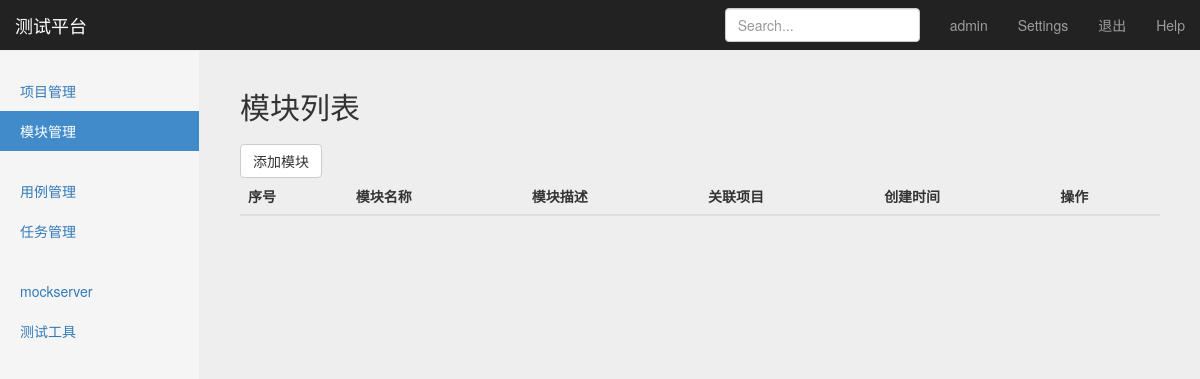
Page /manage/module_manage/ (signed in) on the earlier database version.
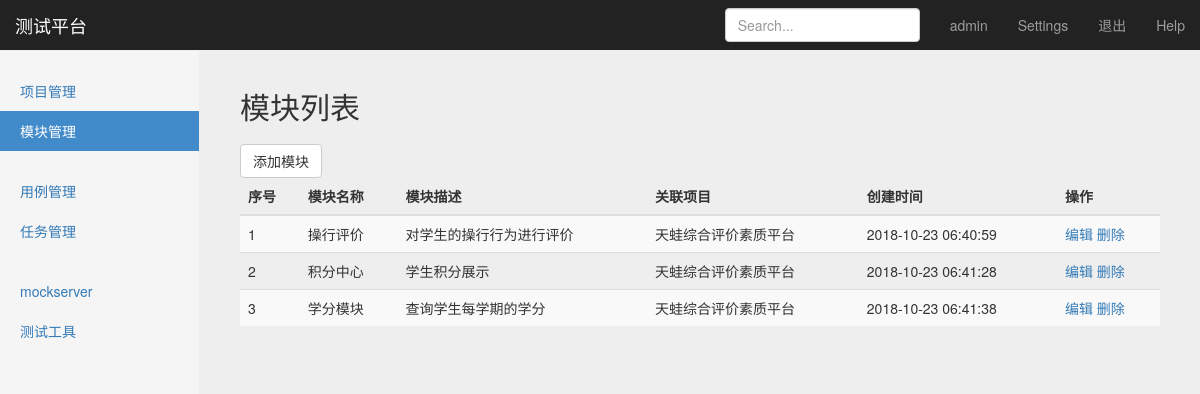
Same page on the later database version.
### project_app/models.py (models this page shows, shortened)
class Module(models.Model):
    name = models.CharField("模块名称", blank=False, max_length=1000)
    desc = models.CharField("模块描述", blank=True, max_length=5000)
    project_name = models.ForeignKey(Project, blank=False, null=False, on_delete=models.CASCADE)
    create_time = models.DateTimeField("创建时间", auto_now_add=True)

class Project(models.Model):
    name = models.CharField("项目名称", blank=False,max_length=1000)
    desc = models.CharField("项目描述",blank=True, max_length=5000)
    status = models.BooleanField("项目状态", default=True)
    create_time = models.DateTimeField("创建时间", auto_now_add=True)
    def __str__(self):
        return self.name

### project_app/views/module_views.py (the view)
# urls.py: path('module_manage/', module_views.module_manage),
@login_required #判断用户是否已经登录，如果未登录，在浏览器中直接输入project_manage的地址，不让访问
def module_manage(request):
    module_list = Module.objects.all()
    username = request.session.get('user1', '')
    return render(request, "module_manage.html", {"user": username, "modules": module_list, "type": 'list'})

### templates/module_manage.html (shortened to what this page needs)
{% extends "base.html" %}
{% block content %}
    <nav class="navbar navbar-inverse navbar-fixed-top">
      <div class="container-fluid">
        <div class="navbar-header">
          <a class="navbar-brand" href="#">测试平台</a>
        </div>
        <div id="navbar" class="navbar-collapse collapse">
          <ul class="nav navbar-nav navbar-right">
            <li><a href="#">{{ user }}</a></li>
            <li><a href="#">Settings</a></li>
            <li><a href="/logout/">退出</a></li>
            <li><a href="#">Help</a></li>
          </ul>
          <form class="navbar-form navbar-right">
            <input type="text" class="form-control" placeholder="Search...">
          </form>
        </div>
      </div>
    </nav>
    <div class="container-fluid">
      <div class="row">
        <div class="col-sm-3 col-md-2 sidebar">
          <ul class="nav nav-sidebar">
            <li><a href="/manage/project_manage/">项目管理</a></li>
              <li class="active"><a href="#">模块管理</a></li>
          </ul>
          <ul class="nav nav-sidebar">
            <li><a href="">用例管理</a></li>
            <li><a href="">任务管理</a></li>
          </ul>
          <ul class="nav nav-sidebar">
            <li><a href="">mockserver</a></li>
            <li><a href="">测试工具</a></li>
          </ul>
        </div>
        {% if type == 'list' %}
        <div class="col-sm-9 col-sm-offset-3 col-md-10 col-md-offset-2 main">
          <h2 class="sub-header">模块列表</h2>
            <button type="button" class="btn btn-default" id="add_module" onclick="window.location.href='/manage/add_module/'">添加模块</button>
          <div class="table-responsive">
            <table class="table table-striped">
              <thead>
                <tr>
                  <th>序号</th>
                  <th>模块名称</th>
                  <th>模块描述</th>
                  <th>关联项目</th>
                  <th>创建时间</th>
                  <th>操作</th>
                </tr>
              </thead>
              <tbody>
              {% for module in modules %}
              <tr>
                  <td>{{ module.id }}</td>
                  <td>{{ module.name }}</td>
                  <td>{{ module.desc }}</td>
                  <td>{{ module.project_name }}</td>
                  <td>{{ module.create_time | date:"Y-m-d H:i:s" }}</td>
                  <td>
                      <a href="/manage/edit_module/{{ module.id }}/">编辑</a>
                      <a href="/manage/del_module/{{ module.id }}/">删除</a>
                  </td>
              </tr>
              {% endfor %}
              </tbody>
            </table>
          </div>
        </div>
      {% endif %}
    </div>
{% endblock %}

Differences in the rows shown:
added Module: id "1", name "操行评价", desc "对学生的操行行为进行评价", project_name "天蛙综合评价素质平台", create_time "2018-10-23 06:40:59"
added Module: id "2", name "积分中心", desc "学生积分展示", project_name "天蛙综合评价素质平台", create_time "2018-10-23 06:41:28"
added Module: id "3", name "学分模块", desc "查询学生每学期的学分", project_name "天蛙综合评价素质平台", create_time "2018-10-23 06:41:38"
